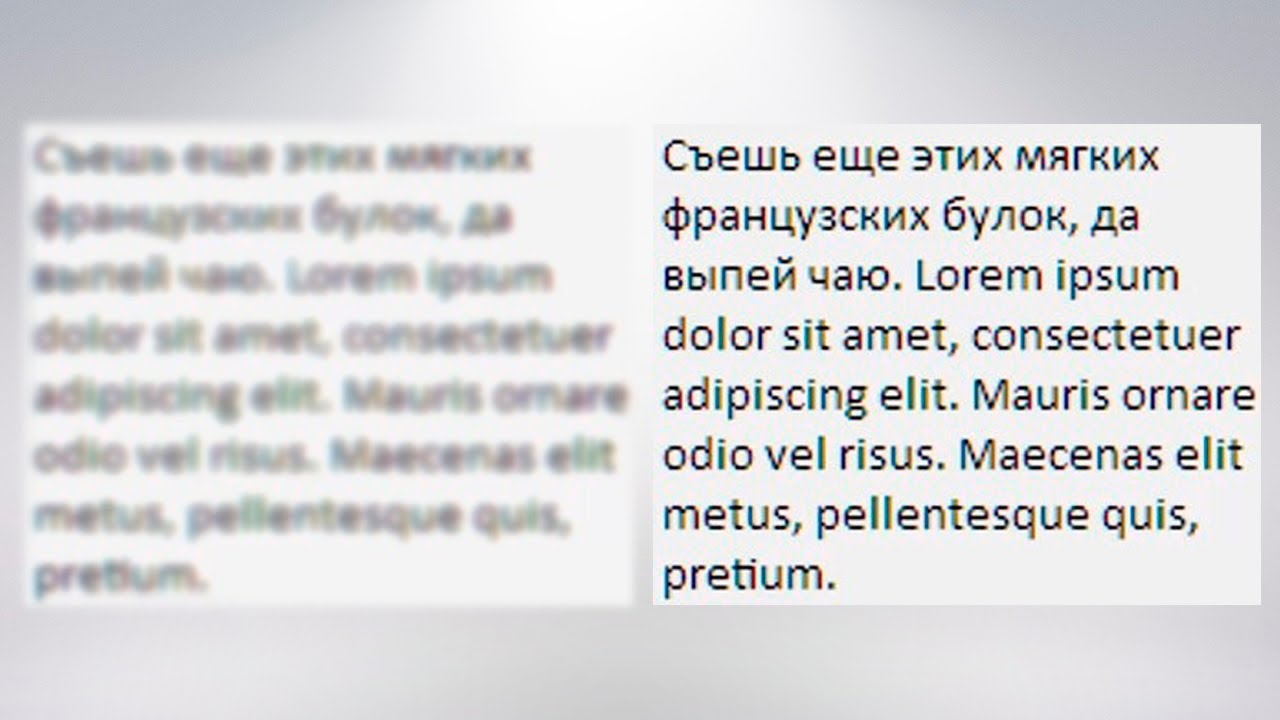
#> input picture react teach/mvp teach/my-node-project/Жаринов/6/text3.jpg, 1280 x 720 px
$ python '6 после попытки исправить.py'
#> lines starting #> are read from the running program, lines starting #| are printed output that depends on the picture
import cv2
import numpy as np
import matplotlib.pyplot as plt

# Чтение изображения
input_image = cv2.imread('text3.jpg')
#> input_image is the input picture: shape (720, 1280, 3); mean B, G, R 219.8, 218.6, 218.4

# В черно-белое переводим, ибо нам только края
L = cv2.cvtColor(input_image, cv2.COLOR_BGR2GRAY)
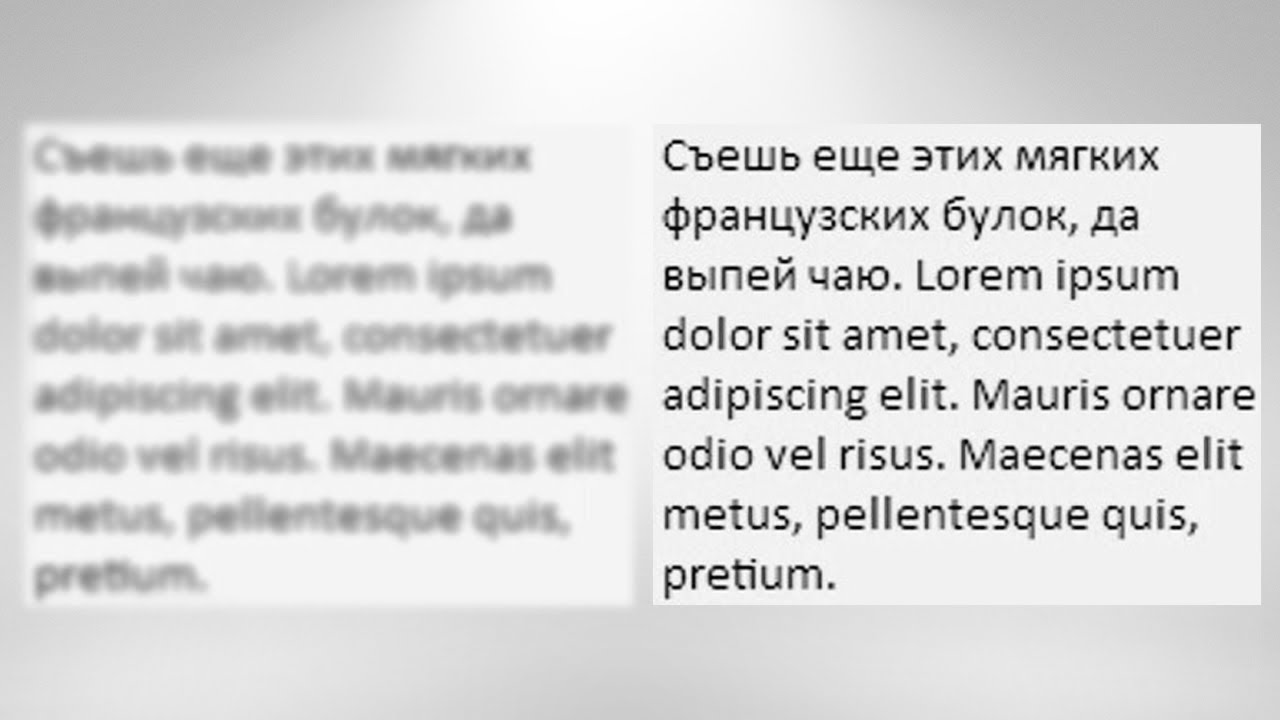
#> L: shape (720, 1280); min 0, max 255, mean 218.6

# Двумерное центрированное БПФ
Spectr = np.fft.fftshift(np.fft.fft2(L))

# Компоненты нормировки
Min_S = np.min(np.abs(Spectr))
#> Min_S = 1.03
eps = Min_S if Min_S != 0 else np.max(np.abs(Spectr)) * 1e-9
#> eps = 1.03

# Фильтр высоких частот (ФВЧ) с прямоугольной маской
M, N = L.shape[0], L.shape[1]  # Размеры изображения
#> M = 720; N = 1280
size = 0.5
d_high = round(size * np.minimum(M, N))  # Размер области НЧ в спектре
#> d_high = 360

# Определяем граничные индексы, исходя из требований симметрии
if M % 2 == 0:
    m_dn, m_up = M // 2 - d_high, M // 2 + d_high
#> m_dn = 0; m_up = 720
else:
    m_dn, m_up = M // 2 - d_high, M // 2 + d_high + 1

if N % 2 == 0:
    n_dn, n_up = N // 2 - d_high, N // 2 + d_high
#> n_dn = 280; n_up = 1000
else:
    n_dn, n_up = N // 2 - d_high, N // 2 + d_high + 1

# Частотная маска пространственного фильтра
mask_high = np.ones_like(L)
mask_high[m_dn:m_up, n_dn:n_up] = 0  # Занулили область у центра

# Применяем маску к спектру
Spectr_high_pass_filtered = Spectr * mask_high

# Вычисляем обратное двумерное БПФ
high_pass_filtered = np.fft.ifft2(np.fft.ifftshift(Spectr_high_pass_filtered))

# Берем модуль, ибо яркость не может быть отрицательной
high_pass_filtered = np.abs(high_pass_filtered.real)
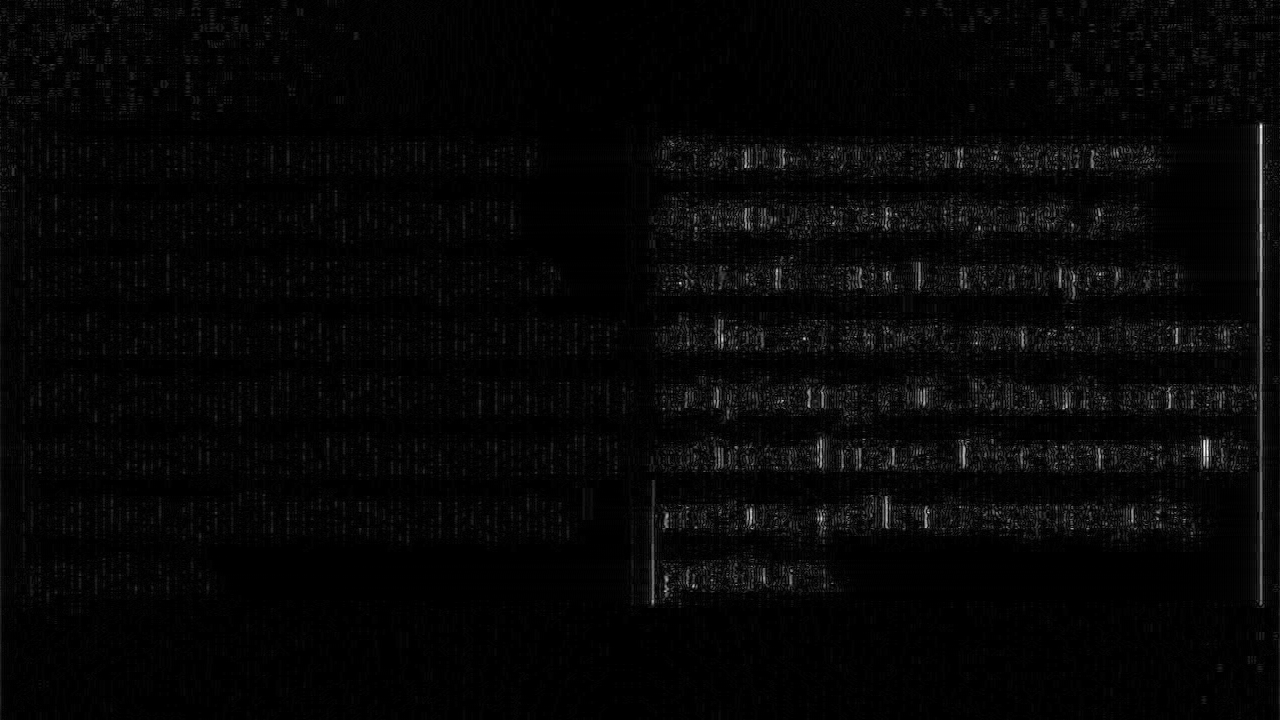
#> high_pass_filtered: shape (720, 1280) float64; min 2.48e-07, max 13.96, mean 0.372; drawn with min black and max white

# Нормировка на максимальный размах
edges_high_pass = cv2.normalize(high_pass_filtered, None, 0.0, 1.0, cv2.NORM_MINMAX)
edges_high_pass = 1 - edges_high_pass  # Инвертировали
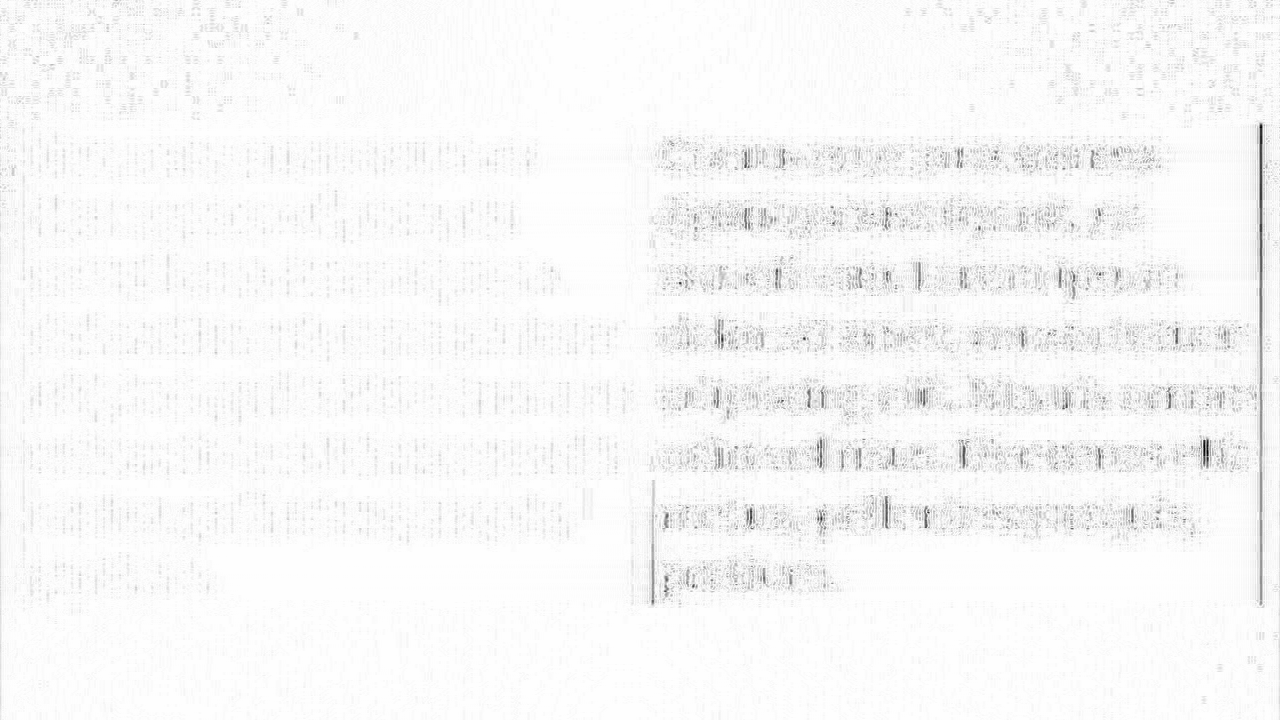
#> edges_high_pass: shape (720, 1280) float64; min 1.11e-16, max 1, mean 0.973

# Выведем амплитудный спектр после применения маски
Spectr_dB = 20 * np.log10(np.abs(Spectr_high_pass_filtered) + eps)

# Чуть-чуть схитрим, чтобы сохранить цветовую гамму
Spectr_dB[0, 0] = 20 * np.log10(np.max(np.abs(Spectr)))  # Это уже ни на что не влияет
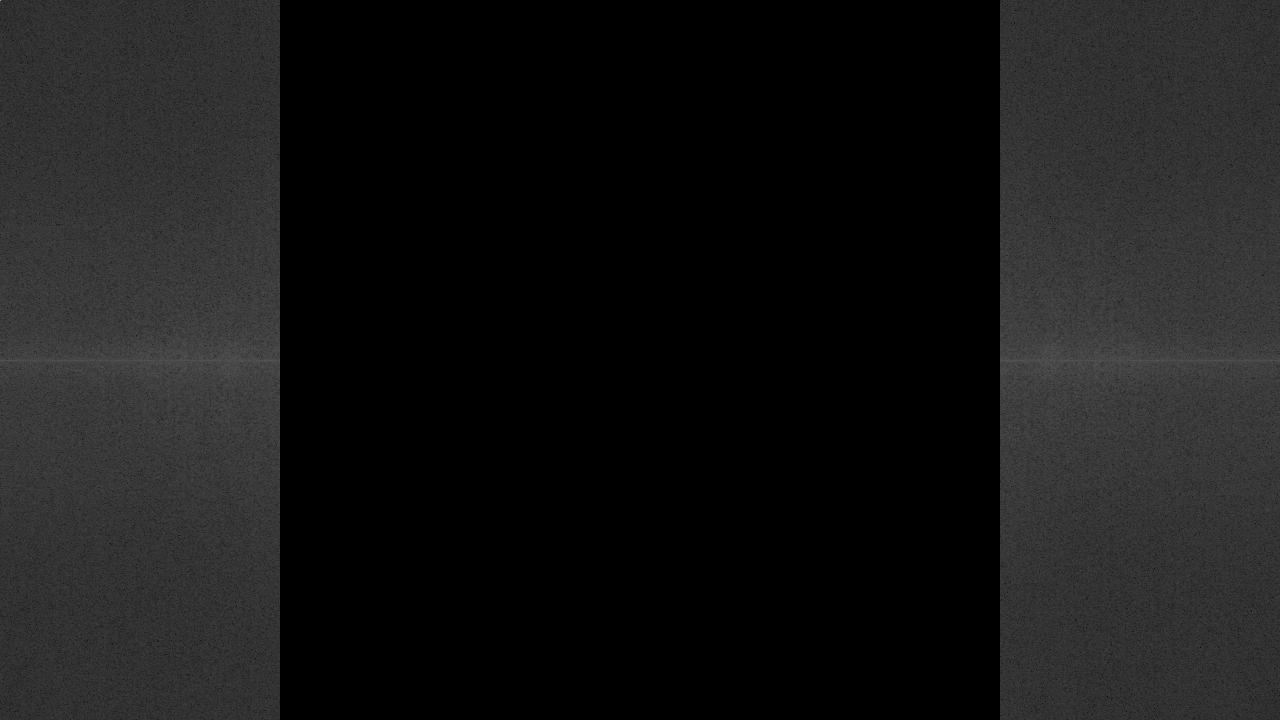
#> Spectr_dB: shape (720, 1280) float64; min 0.238, max 166.1, mean 23.8

# Объединяем графики в один
plt.figure(figsize=(15, 5))

# Исходное изображение
plt.subplot(1, 3, 1)
plt.imshow(cv2.cvtColor(input_image, cv2.COLOR_BGR2RGB))
plt.title('Исходное изображение')
plt.axis('off')

# Фильтр высоких частот
plt.subplot(1, 3, 2)
plt.imshow(edges_high_pass, cmap='gray')
plt.title('Фильтр высоких частот')
plt.axis('off')

# Амплитудный спектр
plt.subplot(1, 3, 3)
plt.imshow(Spectr_dB, cmap='jet')
plt.title('Амплитудный спектр после ФВЧ (дБ)')
plt.axis('off')

plt.tight_layout()
plt.show()
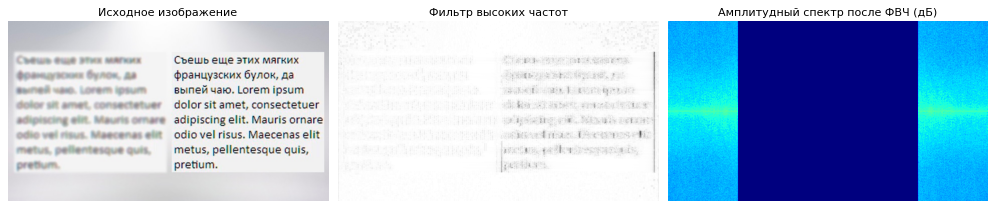
#> figure drawn by matplotlib, 3 panels

# Запишем с правильной нормировкой – яркости от 0 до 255
cv2.imwrite('edges_high_pass.jpg',
            cv2.normalize((edges_high_pass * 255).astype('uint8'),
                          None, 0, 255, cv2.NORM_MINMAX))

$ run again, with react teach/mvp teach/my-node-project/Жаринов/6/text2.jpg copied over react teach/mvp teach/my-node-project/Жаринов/6/text3.jpg
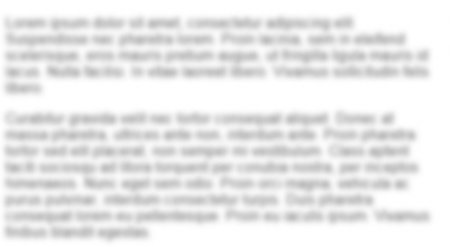
#> input picture react teach/mvp teach/my-node-project/Жаринов/6/text2.jpg, 450 x 247 px
#> input_image is the input picture: shape (247, 450, 3); min 188, max 255, mean 233.3
#> Min_S = 0.475
#> `Spectr_dB = 20 * np.log10(np.abs(Spectr_high_pass_filtered) + eps)`:
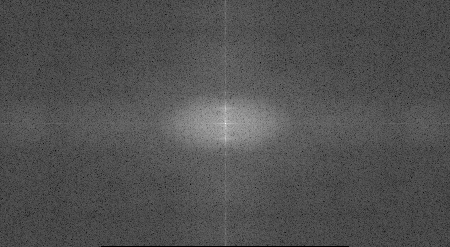
#> Spectr_dB: shape (247, 450) float64; min -6.47, max 148.3, mean 42.7; drawn with min black and max white
#> `plt.show()`:
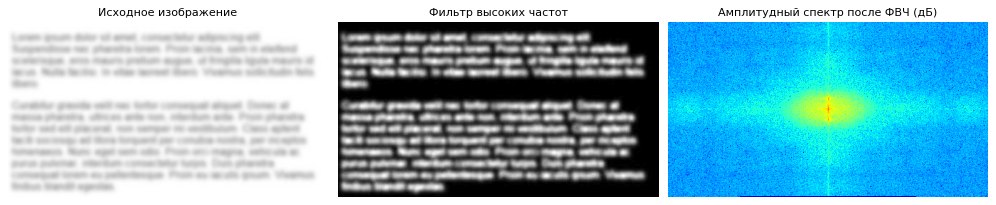
#> figure drawn by matplotlib, 3 panels
